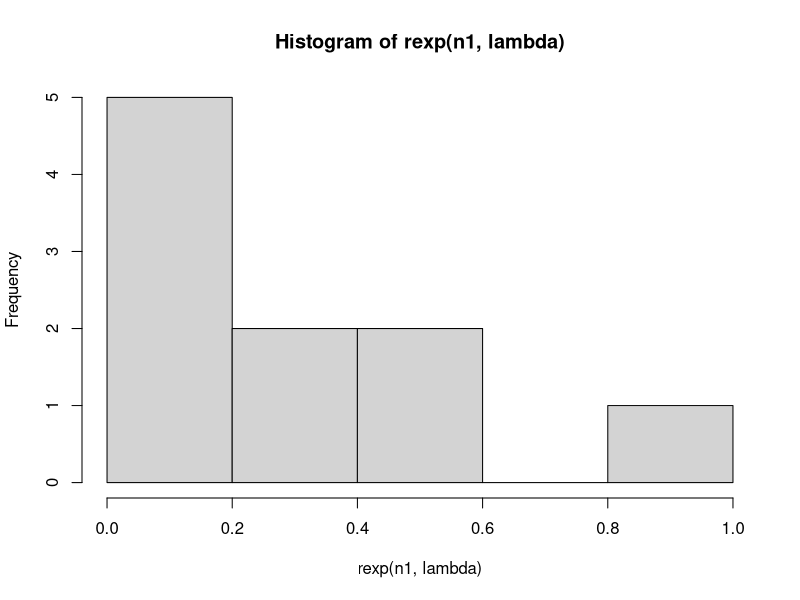
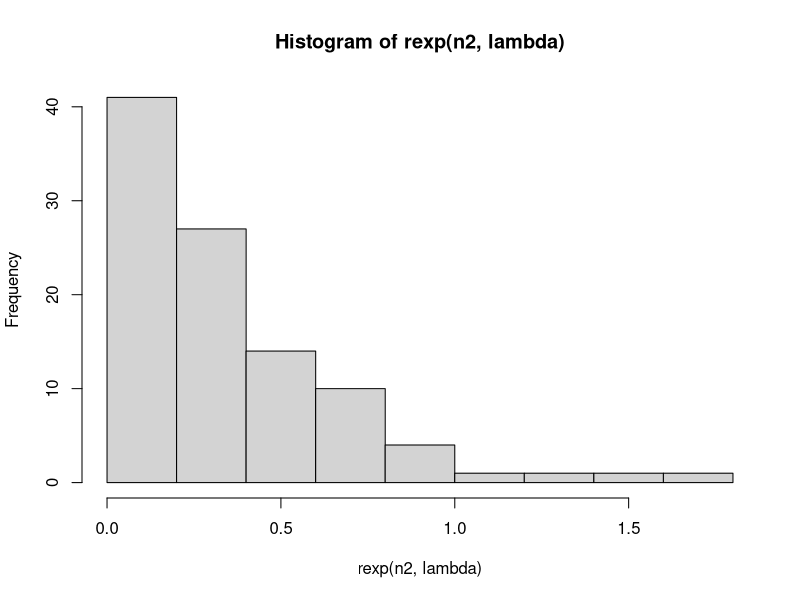
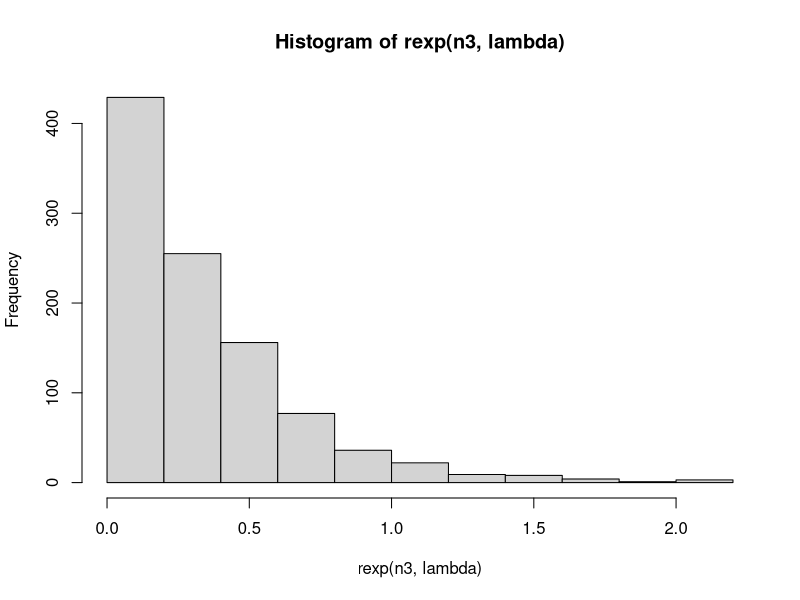
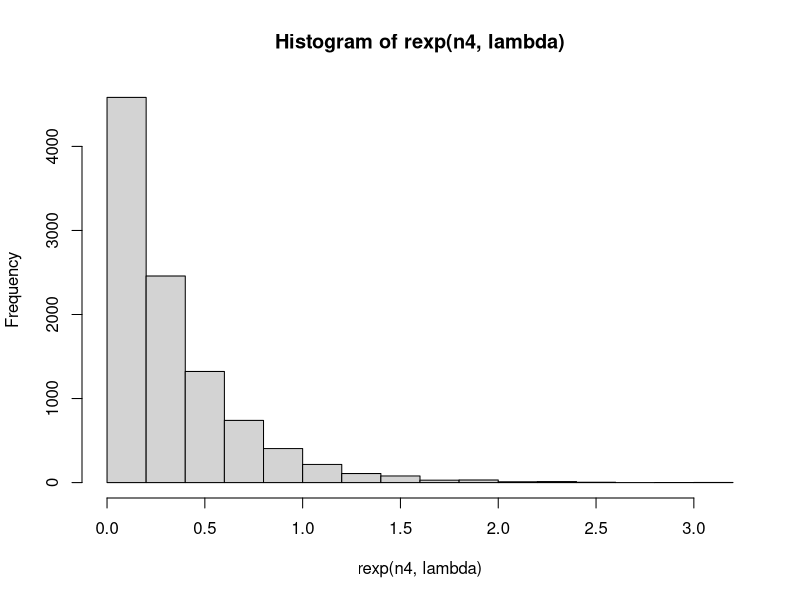

Write R code to recreate these figures, in order.
# Pengerjaan soal 5

# diketahui random variable berdistribusi ekponensial
# lambda = 3

# 5a
# fungsi probabilitas dari distribusi eksponensial
lambda = 3
set.seed(1)
rnorm(1)
x = 1
fungsi_probabilitas = dexp(x, lambda)
fungsi_probabilitas

# 5b
# Histogram disbtribusi eksponensial u/ 10, 100, 1000, dan 10000 bilangan acak
n1 = 10
n2 = 100
n3 = 1000
n4 = 10000
hist(rexp(n1, lambda))
hist(rexp(n2, lambda))
hist(rexp(n3, lambda))
hist(rexp(n4, lambda))

# 5c
# rataan dan varian dari distribusi eksponensial
# n = 100, lambda = 3
n = 100
lambda = 3
rataan = mean(rexp(n, lambda))
rataan

varian = (sd(rexp(n, lambda)))^2
varian